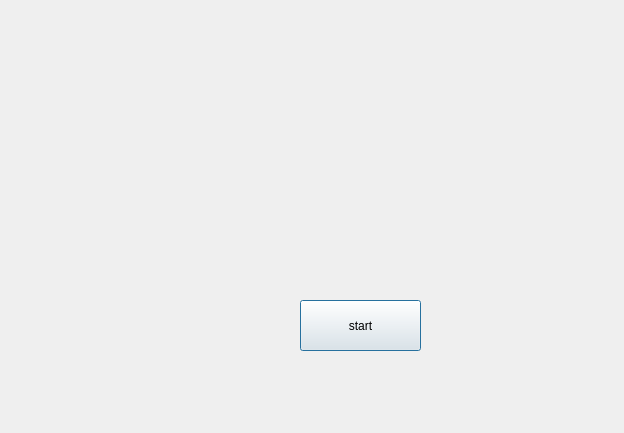
<?xml version="1.0" encoding="UTF-8"?>
<ui version="4.0">
 <class>Dialog</class>
 <widget class="QDialog" name="Dialog">
  <property name="geometry">
   <rect>
    <x>0</x>
    <y>0</y>
    <width>624</width>
    <height>433</height>
   </rect>
  </property>
  <property name="windowTitle">
   <string>Dialog</string>
  </property>
  <widget class="QPushButton" name="pb">
   <property name="geometry">
    <rect>
     <x>300</x>
     <y>300</y>
     <width>121</width>
     <height>51</height>
    </rect>
   </property>
   <property name="text">
    <string>start</string>
   </property>
  </widget>
 </widget>
 <resources/>
 <connections/>
</ui>
